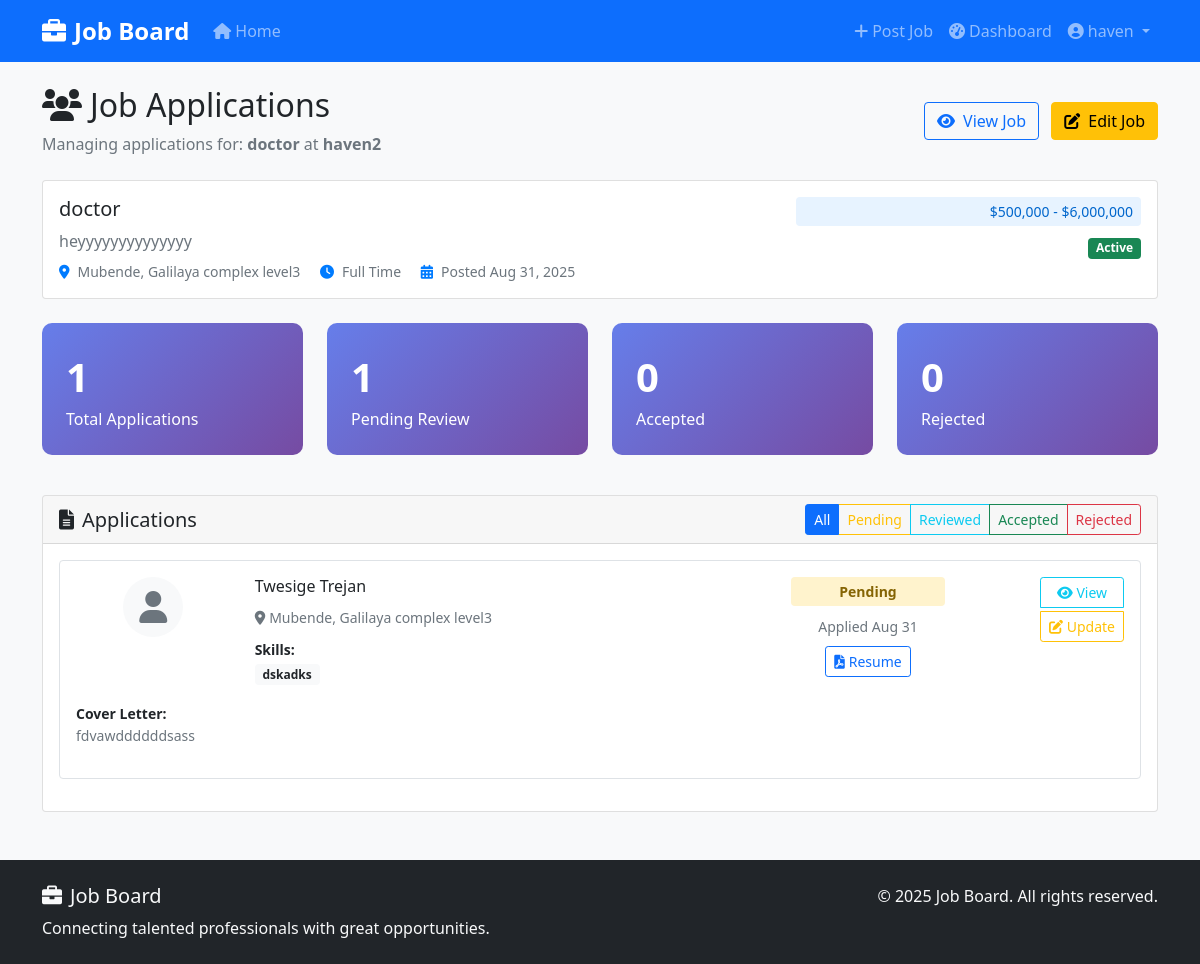
Page /job/2/applications/ (signed in) on the committed database.
### jobs/models.py (models this page shows, shortened)
class Job(models.Model):
    employer = models.ForeignKey(User, on_delete=models.CASCADE, related_name='jobs')
    title = models.CharField(max_length=200)
    company_name = models.CharField(max_length=200)
    description = models.TextField()
    requirements = models.TextField()
    location = models.CharField(max_length=200)
    salary_min = models.DecimalField(max_digits=10, decimal_places=2, blank=True, null=True)
    salary_max = models.DecimalField(max_digits=10, decimal_places=2, blank=True, null=True)
    job_type = models.CharField(max_length=20, choices=JOB_TYPE_CHOICES, default='full_time')
    is_active = models.BooleanField(default=True)
    created_at = models.DateTimeField(auto_now_add=True)
    updated_at = models.DateTimeField(auto_now=True)
    deadline = models.DateTimeField(blank=True, null=True)
    class Meta:
        ordering = ['-created_at']
    def get_salary_range(self):
        if self.salary_min and self.salary_max:
            return f"${self.salary_min:,.0f} - ${self.salary_max:,.0f}"
        elif self.salary_min:
            return f"From ${self.salary_min:,.0f}"
        elif self.salary_max:
            return f"Up to ${self.salary_max:,.0f}"
        return "Salary not specified"

class Application(models.Model):
    job = models.ForeignKey(Job, on_delete=models.CASCADE, related_name='applications')
    applicant = models.ForeignKey(User, on_delete=models.CASCADE, related_name='applications')
    cover_letter = models.TextField()
    status = models.CharField(max_length=20, choices=APPLICATION_STATUS_CHOICES, default='pending')
    applied_at = models.DateTimeField(auto_now_add=True)
    updated_at = models.DateTimeField(auto_now=True)
    notes = models.TextField(blank=True, null=True, help_text="Internal notes by employer")
    class Meta:
        unique_together = ('job', 'applicant')
        ordering = ['-applied_at']

### accounts/models.py (models this page shows, shortened)
class JobSeekerProfile(models.Model):
    user = models.OneToOneField(User, on_delete=models.CASCADE)
    full_name = models.CharField(max_length=200)
    phone_number = models.CharField(max_length=20, blank=True, null=True)
    location = models.CharField(max_length=200, blank=True, null=True)
    resume = models.FileField(upload_to='resumes/', blank=True, null=True)
    profile_picture = models.ImageField(upload_to='profile_pictures/', blank=True, null=True)
    skills = models.TextField(help_text="Enter skills separated by commas")
    experience = models.TextField(blank=True, null=True)
    education = models.TextField(blank=True, null=True)
    linkedin_url = models.URLField(blank=True, null=True)
    portfolio_url = models.URLField(blank=True, null=True)
    created_at = models.DateTimeField(auto_now_add=True)
    updated_at = models.DateTimeField(auto_now=True)
    def get_skills_list(self):
        return [skill.strip() for skill in self.skills.split(',') if skill.strip()]

### jobs/views.py (the view)
# urls.py: path('job/<int:pk>/applications/', views.job_applications, name='job_applications'),
@login_required
def job_applications(request, pk):
    job = get_object_or_404(Job, pk=pk, employer=request.user)
    applications = Application.objects.filter(job=job)
    paginator = Paginator(applications, 10)
    page_number = request.GET.get('page')
    page_obj = paginator.get_page(page_number)
    context = {
        'job': job,
        'page_obj': page_obj,
    }
    return render(request, 'jobs/job_applications.html', context)

### templates/jobs/job_applications.html (shortened to what this page needs)
{% extends 'base.html' %}
{% block content %}
<div class="row">
    <div class="col-12">
        <div class="d-flex justify-content-between align-items-center mb-4">
            <div>
                <h2><i class="fas fa-users me-2"></i>Job Applications</h2>
                <p class="text-muted mb-0">Managing applications for: <strong>{{ job.title }}</strong> at <strong>{{ job.company_name }}</strong></p>
            </div>
            <div>
                <a href="{% url 'job_detail' job.pk %}" class="btn btn-outline-primary me-2">
                    <i class="fas fa-eye me-2"></i>View Job
                </a>
                <a href="{% url 'edit_job' job.pk %}" class="btn btn-warning">
                    <i class="fas fa-edit me-2"></i>Edit Job
                </a>
            </div>
        </div>
        <div class="card mb-4">
            <div class="card-body">
                <div class="row">
                    <div class="col-md-8">
                        <h5>{{ job.title }}</h5>
                        <p class="text-muted mb-2">{{ job.description|truncatewords:30 }}</p>
                        <div class="job-meta">
                            <span class="me-3">
                                <i class="fas fa-map-marker-alt"></i>{{ job.location }}
                            </span>
                            <span class="me-3">
                                <i class="fas fa-clock"></i>{{ job.get_job_type_display }}
                            </span>
                            <span class="me-3">
                                <i class="fas fa-calendar-alt"></i>Posted {{ job.created_at|date:"M d, Y" }}
                            </span>
                        </div>
                    </div>
                    <div class="col-md-4 text-md-end">
                        {% if job.salary_min or job.salary_max %}
                            <div class="salary-range mb-2">{{ job.get_salary_range }}</div>
                        {% endif %}
                        <div>
                            {% if job.is_active %}
                                <span class="badge bg-success">Active</span>
                            {% else %}
                                <span class="badge bg-secondary">Inactive</span>
                            {% endif %}
                        </div>
                    </div>
                </div>
            </div>
        </div>
        <div class="row mb-4">
            <div class="col-md-3">
                <div class="stat-card bg-primary text-white">
                    <div class="stat-number">{{ page_obj.paginator.count }}</div>
                    <div>Total Applications</div>
                </div>
            </div>
            <div class="col-md-3">
                <div class="stat-card bg-warning text-white">
                    <div class="stat-number">
                        {% with pending_count=page_obj.object_list|length %}
                            {{ pending_count|default:0 }}
                        {% endwith %}
                    </div>
                    <div>Pending Review</div>
                </div>
            </div>
            <div class="col-md-3">
                <div class="stat-card bg-success text-white">
                    <div class="stat-number">0</div>
                    <div>Accepted</div>
                </div>
            </div>
            <div class="col-md-3">
                <div class="stat-card bg-danger text-white">
                    <div class="stat-number">0</div>
                    <div>Rejected</div>
                </div>
            </div>
        </div>
        <div class="card">
            <div class="card-header d-flex justify-content-between align-items-center">
                <h5 class="mb-0"><i class="fas fa-file-alt me-2"></i>Applications</h5>
                <div class="btn-group" role="group">
                    <label class="btn btn-outline-primary btn-sm" for="all">All</label>
                    <label class="btn btn-outline-warning btn-sm" for="pending">Pending</label>
                    <label class="btn btn-outline-info btn-sm" for="reviewed">Reviewed</label>
                    <label class="btn btn-outline-success btn-sm" for="accepted">Accepted</label>
                    <label class="btn btn-outline-danger btn-sm" for="rejected">Rejected</label>
                </div>
            </div>
            <div class="card-body">
                {% if page_obj %}
                    {% for application in page_obj %}
                        <div class="border rounded p-3 mb-3 application-item" data-status="{{ application.status }}">
                            <div class="row">
                                <div class="col-md-2 text-center">
                                    {% if application.applicant.jobseekerprofile.profile_picture %}
                                        <img src="{{ application.applicant.jobseekerprofile.profile_picture.url }}"
                                             alt="Profile Picture" class="rounded-circle"
                                             style="width: 60px; height: 60px; object-fit: cover;">
                                    {% else %}
                                        <div class="rounded-circle bg-light d-inline-flex align-items-center justify-content-center"
                                             style="width: 60px; height: 60px;">
                                            <i class="fas fa-user fa-2x text-muted"></i>
                                        </div>
                                    {% endif %}
                                </div>
                                <div class="col-md-6">
                                    <h6 class="mb-1">
                                        {{ application.applicant.jobseekerprofile.full_name|default:application.applicant.username }}
                                    </h6>
                                    {% if application.applicant.jobseekerprofile.location %}
                                        <small class="text-muted">
                                            <i class="fas fa-map-marker-alt me-1"></i>{{ application.applicant.jobseekerprofile.location }}
                                        </small>
                                    {% endif %}
                                    {% if application.applicant.jobseekerprofile.skills %}
                                        <div class="mt-2">
                                            <small><strong>Skills:</strong></small>
                                            <div class="skills-preview">
                                                {% for skill in application.applicant.jobseekerprofile.get_skills_list|slice:":3" %}
                                                    <span class="badge bg-light text-dark me-1">{{ skill }}</span>
                                                {% endfor %}
                                            </div>
                                        </div>
                                    {% endif %}
                                </div>
                                <div class="col-md-2 text-center">
                                    <div class="application-status status-{{ application.status }} mb-2">
                                        {{ application.get_status_display }}
                                    </div>
                                    <small class="text-muted">Applied {{ application.applied_at|date:"M d" }}</small>
                                    {% if application.applicant.jobseekerprofile.resume %}
                                        <div class="mt-2">
                                            <a href="{{ application.applicant.jobseekerprofile.resume.url }}"
                                               class="btn btn-sm btn-outline-primary" target="_blank">
                                                <i class="fas fa-file-pdf me-1"></i>Resume
                                            </a>
                                        </div>
                                    {% endif %}
                                </div>
                                <div class="col-md-2 text-end">
                                    <div class="btn-group-vertical" role="group">
                                        <a href="{% url 'application_detail' application.pk %}"
                                           class="btn btn-sm btn-outline-info mb-1">
                                            <i class="fas fa-eye"></i> View
                                        </a>
                                        <a href="{% url 'update_application_status' application.pk %}"
                                           class="btn btn-sm btn-outline-warning">
                                            <i class="fas fa-edit"></i> Update
                                        </a>
                                    </div>
                                </div>
                            </div>
                            <div class="mt-3">
                                <small><strong>Cover Letter:</strong></small>
                                <p class="text-muted small">{{ application.cover_letter|truncatewords:25 }}</p>
                            </div>
                        </div>
                    {% endfor %}
                {% endif %}
            </div>
        </div>
    </div>
</div>
{% endblock %}

### templates/base.html (shortened to what this page needs)
<!DOCTYPE html>
<html lang="en">
<head>
    <link href="https://cdn.jsdelivr.net/npm/bootstrap@5.1.3/dist/css/bootstrap.min.css" rel="stylesheet">
    <link rel="stylesheet" href="https://cdnjs.cloudflare.com/ajax/libs/font-awesome/6.0.0/css/all.min.css">
    {% load static %}
    <link rel="stylesheet" href="{% static 'css/style.css' %}">
</head>
<body>
    <nav class="navbar navbar-expand-lg navbar-dark bg-primary">
        <div class="container">
            <a class="navbar-brand fw-bold" href="{% url 'home' %}">
                <i class="fas fa-briefcase me-2"></i>Job Board
            </a>
            <div class="collapse navbar-collapse" id="navbarNav">
                <ul class="navbar-nav me-auto">
                    <li class="nav-item">
                        <a class="nav-link" href="{% url 'home' %}">
                            <i class="fas fa-home me-1"></i>Home
                        </a>
                    </li>
                </ul>
                <ul class="navbar-nav">
                    {% if user.is_authenticated %}
                        {% if user.userprofile.role == 'employer' %}
                            <li class="nav-item">
                                <a class="nav-link" href="{% url 'create_job' %}">
                                    <i class="fas fa-plus me-1"></i>Post Job
                                </a>
                            </li>
                            <li class="nav-item">
                                <a class="nav-link" href="{% url 'employer_dashboard' %}">
                                    <i class="fas fa-tachometer-alt me-1"></i>Dashboard
                                </a>
                            </li>
                        {% endif %}
                        <li class="nav-item dropdown">
                            <a class="nav-link dropdown-toggle" href="#" id="navbarDropdown" role="button" data-bs-toggle="dropdown">
                                <i class="fas fa-user-circle me-1"></i>{{ user.username }}
                            </a>
                        </li>
                    {% endif %}
                </ul>
            </div>
        </div>
    </nav>
    <main class="container mt-4">
        {% block content %}{% endblock %}
    </main>
    <footer class="bg-dark text-light py-4 mt-5">
        <div class="container">
            <div class="row">
                <div class="col-md-6">
                    <h5><i class="fas fa-briefcase me-2"></i>Job Board</h5>
                    <p class="mb-0">Connecting talented professionals with great opportunities.</p>
                </div>
                <div class="col-md-6 text-md-end">
                    <p class="mb-0">&copy; {% now "Y" %} Job Board. All rights reserved.</p>
                </div>
            </div>
        </div>
    </footer>
</body>
</html>

### static/css/style.css (style rules this page uses)
body { font-family: 'Segoe UI', Tahoma, Geneva, Verdana, sans-serif; background-color: #f8f9fa; }
.navbar-brand { font-size: 1.5rem; }
.salary-range { background-color: #e7f3ff; color: #0066cc; padding: 0.25rem 0.5rem; border-radius: 0.25rem; font-size: 0.875rem; font-weight: 500; }
.application-status { font-weight: 600; padding: 0.25rem 0.5rem; border-radius: 0.25rem; font-size: 0.875rem; }
.status-pending { background-color: #fff3cd; color: #856404; }
.stat-card { background: linear-gradient(135deg, #667eea 0%, #764ba2 100%); color: white; border-radius: 10px; padding: 1.5rem; margin-bottom: 1rem; }
.stat-number { font-size: 2.5rem; font-weight: bold; }
.job-meta { font-size: 0.875rem; color: #6c757d; }
.job-meta i { color: #007bff; margin-right: 0.5rem; }

### rows in the picture
Job: title "doctor", company_name "haven2", description "heyyyyyyyyyyyyyy", location "Mubende, Galilaya complex level3", job_type "Full Time", created_at "Aug 31, 2025", get_salary_range "$500,000 - $6,000,000"
Application: applicant.jobseekerprofile.full_name "Twesige Trejan", applicant.jobseekerprofile.location "Mubende, Galilaya complex level3", status "Pending", applied_at "Aug 31", cover_letter "fdvawddddddsass"
JobSeekerProfile: get_skills_list "dskadks"

### other values in the picture
{{ user.username }} "haven"
{{ page_obj.paginator.count }} "1"
{{ pending_count|default:0 }} "1"
